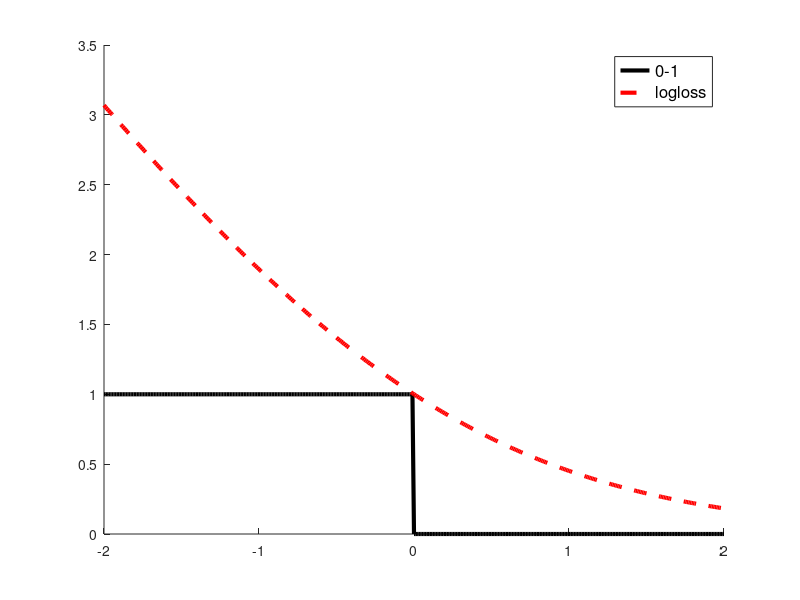

Here is the MATLAB script that generated this plot: (Note: this script raises an error after producing the figure.)
%% Hinge Loss Plot
%
%%

% This file is from pmtk3.googlecode.com


z = -2:0.01:2; % margin y*f
L01 = double(sign(z)<0);
Lhinge = max(0,1-z);
%Lnll = log(1+exp(-z))/log(2);
Lnll = log2(1+exp(-z));

Lbinom = log2(1+exp(-2*z));
Lexp = exp(-z);

figure; hold on
plot(z, L01, 'k-', 'linewidth', 3);
plot(z, Lnll, 'r--', 'linewidth', 3);
h=legend('0-1','logloss');
set(h,'fontsize', 12)
axis_pct
xlabel('z')
ylabel('loss')
printPmtkFigure('nllLoss')

figure; hold on
plot(z, L01, 'k-', 'linewidth', 3);
plot(z, Lhinge+0.02, 'b:', 'linewidth', 3);
plot(z, Lnll, 'r--', 'linewidth', 3);
%plot(z, Lse, 'g-.x');
h=legend('0-1','hinge','logloss');
set(h,'fontsize', 12)
axis_pct
xlabel('z')
ylabel('loss')
printPmtkFigure('hingeLoss')


figure; hold on
plot(z, L01, 'k-', 'linewidth', 3);
plot(z, Lbinom, 'b:', 'linewidth', 3);
plot(z, Lexp, 'r--', 'linewidth', 3);
%plot(z, Lse, 'g-.x');
h=legend('0-1','logloss','exp');
set(h,'fontsize', 12)
axis_pct
xlabel('z')
ylabel('loss')
printPmtkFigure('expLoss')
